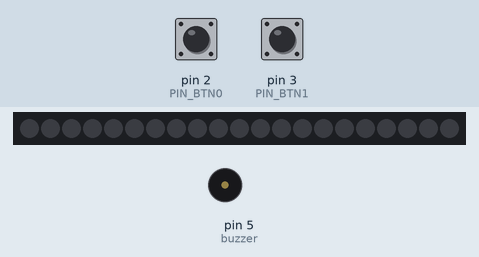
A sketch run on a simulated Arduino Uno, built with avr-gcc and run on an emulated ATmega328P. Shown: 21 RGB LEDs in strip order, left to right, buzzer (waves = sounding). The inputs (shaded band) are chosen by the test bench; at power-on: pin 2 (PIN_BTN0) HIGH, pin 3 (PIN_BTN1) HIGH. Dim RGB values are drawn brighter than linear; colours are those a GRB WS2812 strip shows for the declared byte order; no radio packets arrive unless stated; what the sketch prints to the serial monitor is not drawn.

Above: at 1.2 s.
1.3 s: pin 2 (PIN_BTN0) pulled LOW for 0.15 s
At 1.5 s:
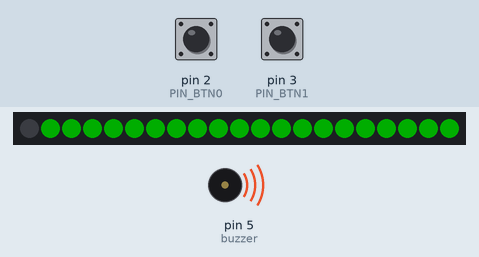
3.1 s: pin 3 (PIN_BTN1) pulled LOW for 0.15 s
At 3.7 s:
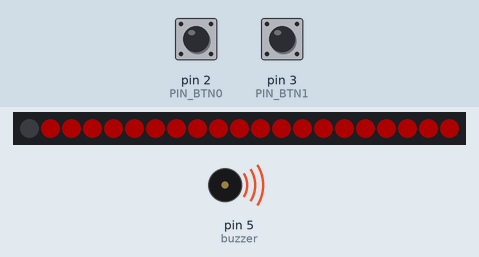
7.1 s: pin 2 (PIN_BTN0) pulsed LOW 5 times (0.12 s each, 0.3 s apart)
At 7.3 s:
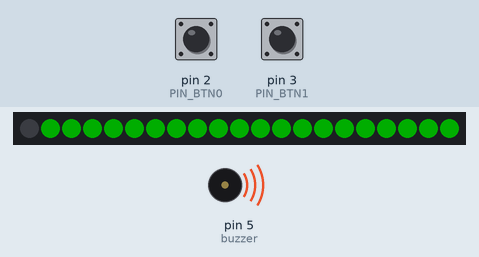
11.6 s: pin 3 (PIN_BTN1) pulsed LOW 5 times (0.12 s each, 0.3 s apart)
At 14.1 s:
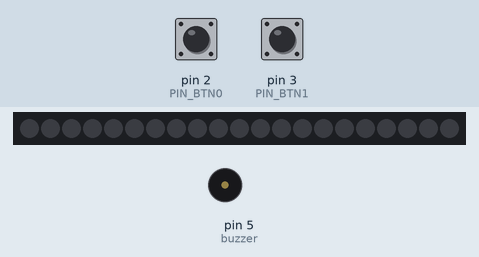
Timing chart, 0 to 15.6 s (numbered marks = the images above; inputs shaded):
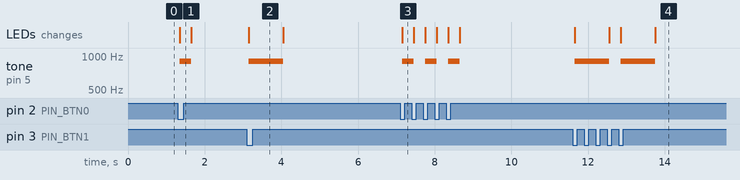

Measured:
- after the input at 1.3 s, tone on pin 5 (buzzer): silent → 900 Hz after 0.05 s, → silent 0.30 s later; the LEDs: change after 0.05 s (image 1)
- after the input at 3.1 s, tone on pin 5 (buzzer): silent → 900 Hz after 0.05 s, → silent 0.90 s later; the LEDs: change after 0.05 s (image 2)
- after the input at 7.1 s, tone on pin 5 (buzzer): alternates 900 Hz for 0.30 s and silent for 0.30 s, 6 changes in all, then stays silent, starting after 0.05 s; the LEDs: change after 0.05 s (image 3)
- after the input at 11.6 s, tone on pin 5 (buzzer): alternates 900 Hz for 0.90 s and silent for 0.30 s, 4 changes in all, then stays silent, starting after 0.05 s; the LEDs: first change after 0.05 s (image 4 shows a later state)

The sketch:

MorseEncoderDecode.ino
```cpp
/*
 * Morse Code Encoder Decoder  Version finale
 */

#include <FastLED.h>
#include <SPI.h>
#include "LoRa.h"

#define PIN_BTN0        2
#define PIN_BTN1        3

#define LED_ON          HIGH
#define LED_OFF         LOW

#define BUZZER_ON       HIGH
#define BUZZER_OFF      LOW

#define BUTTON_PRESSED  LOW
#define BUTTON_RELEASED HIGH

#define INTER_CHARACTER_SPACE 3
#define INTRA_CHARACTER_SPACE 1
#define DOT_TIME              1
#define DASH_TIME             3
#define WORD_SPACE            7
#define ASCII_TO_MORSE_SPEEDUP  3

#define LEDS_PIN        4
#define NUM_LEDS        21

#define SS 10
#define RST 8
#define DI0 6
#define BAND 865E6

unsigned long morse_code_timing_1_unit = 300; // ms
unsigned long inter_character_space_millis;

const int button_morseDot   = PIN_BTN0;
const int button_morseDash  = PIN_BTN1;
const int led_morseDot      = 12;
const int led_morseDash     = 13;
const int buzzer            = 5;

int txPower = 14; // from 0 to 20, default is 14
int spreadingFactor = 12; // from 7 to 12, default is 12
long signalBandwidth = 125E3; // 7.8E3, 10.4E3, 15.6E3, 20.8E3, 31.25E3,41.7E3,62.5E3,125E3,250E3,500e3, default is 125E3
int codingRateDenominator=5; // Numerator is 4, and denominator from 5 to 8, default is 5
int preambleLength=8; // from 2 to 20, default is 8

String morseCode[26] = {
  ".-",   // a
  "-...", // b
  "-.-.", // c
  "-..",  // d
  ".",    // e
  "..-.", // f
  "--.",  // g
  "....", // h
  "..",   // i
  ".---", // j
  "-.-",  // k
  ".-..", // l
  "--",   // m
  "-.",   // n
  "---",  // o
  ".--.", // p
  "--.-", // q
  ".-.",  // r
  "...",  // s
  "-",    // t
  "..-",  // u
  "...-", // v
  ".--",  // w
  "-..-", // x
  "-.--", // y
  "--..",  // z
  };

int ledState_morseDot;          // the current state of the output pin
int buttonState_morseDot;       // the current reading from the input pin
int lastButtonState_morseDot;   // the previous reading
int debounced_lastButtonState_morseDot;
int triggered_morseDot;

int ledState_morseDash;         // the current state of the output pin
int buttonState_morseDash;      // the current reading from the input pin
int lastButtonState_morseDash;  // the previous reading
int debounced_lastButtonState_morseDash;
int triggered_morseDash;

unsigned long lastDebounceTime_morseDot = 0;  // the last time the output pin was toggled
unsigned long lastDebounceTime_morseDash = 0; // the last time the output pin was toggled
unsigned long debounceDelay = 50;             // the debounce time; increase if the output flickers

String morse;
bool spaceCheck;
bool dataFromLoRa;
char charTriggeredByButton[20];
int charIndex;

CRGB leds[NUM_LEDS];

void setup() {
  Serial.begin(9600);
  while (!Serial);
  Serial.println("Encodeur/Decodeur de Morse utilisant LoRa Phy comme Emetteur/Recepteur");
  Serial.print("SetFrequency : ");
  Serial.print(BAND);
  Serial.println("Hz");
  Serial.print("SetSpreadingFactor : SF");
  Serial.println(spreadingFactor);

  SPI.begin();
  LoRa.setPins(SS,RST,DI0);

  if (!LoRa.begin(BAND)) {
    Serial.println("Erreur de démarrage LoRa!, la carte va cesser de fonctionner");
    while (1);
  }

  LoRa.setTxPower(txPower,1);
  LoRa.setSpreadingFactor(spreadingFactor);
  LoRa.setSignalBandwidth(signalBandwidth);
  LoRa.setCodingRate4(codingRateDenominator);
  LoRa.setPreambleLength(preambleLength);

  pinMode(button_morseDot, INPUT_PULLUP);
  pinMode(button_morseDash, INPUT_PULLUP);
  pinMode(led_morseDot, OUTPUT);
  pinMode(led_morseDash, OUTPUT);
  pinMode(buzzer, OUTPUT);

  lastButtonState_morseDot = digitalRead(button_morseDot);
  lastButtonState_morseDash = digitalRead(button_morseDash);

  FastLED.addLeds<WS2812, LEDS_PIN, RGB>(leds, NUM_LEDS);
}

void loop() {

  dotButtonHandler();
  dashButtonHandler();
  loraPacketCheck();

  if(triggered_morseDot == true){
    triggered_morseDot = false;
    morse.concat('.');
    Serial.print('.');
    turnOnLed(led_morseDot);
    turnOnBuzzer();
    if(dataFromLoRa){
      delay(morse_code_timing_1_unit * DOT_TIME / ASCII_TO_MORSE_SPEEDUP);
    } else {
      delay(morse_code_timing_1_unit * DOT_TIME);
    }
    turnOffLed(led_morseDot);
    turnOffBuzzer();
    inter_character_space_millis = millis();

  }

  if(triggered_morseDash == true){
    triggered_morseDash = false;
    morse.concat('-');
    Serial.print('-');
    turnOnLed(led_morseDash);
    turnOnBuzzer();
    if(dataFromLoRa){
      delay(morse_code_timing_1_unit * DASH_TIME / ASCII_TO_MORSE_SPEEDUP);
    } else {
      delay(morse_code_timing_1_unit * DASH_TIME);
    }
    turnOffLed(led_morseDash);
    turnOffBuzzer();
    inter_character_space_millis = millis();
  }

  unsigned long interCharacterSpace;
  if(dataFromLoRa){
    interCharacterSpace = morse_code_timing_1_unit * INTER_CHARACTER_SPACE;// / ASCII_TO_MORSE_SPEEDUP;
  } else {
    interCharacterSpace = morse_code_timing_1_unit * INTER_CHARACTER_SPACE;
  }

  if(millis() - inter_character_space_millis >= interCharacterSpace){
    if(morse != ""){
      bool exist = false;
      Serial.print(" ");
      for(int index=0; index < 26; index++){
        if(morse.equals(morseCode[index])){
          Serial.write(index+65);
          exist = true;
          spaceCheck = true;

          if(!dataFromLoRa){
            charTriggeredByButton[charIndex++] = index+65;
          }
        }
      }
      if(exist)Serial.println();
      else Serial.println("code faux!");
    }
    morse = "";
  }

  unsigned long wordSpace;
  if(dataFromLoRa){
    wordSpace = morse_code_timing_1_unit * WORD_SPACE / (ASCII_TO_MORSE_SPEEDUP*0.65);
  } else {
    wordSpace = morse_code_timing_1_unit * WORD_SPACE;
  }

  if(millis() - inter_character_space_millis >= wordSpace){
    if(spaceCheck == true){
      spaceCheck = false;
      dataFromLoRa = false;

      if(charIndex > 0){
        for(int index=0; index < charIndex; index++){
          Serial.print(" envoi:");
          Serial.println(charTriggeredByButton[index]);
          sendCharUsingLora(charTriggeredByButton[index]);
        }
        memset(charTriggeredByButton, 0, charIndex);
        charIndex = 0;
      }
      Serial.println();
    }
  }
  serialAscii2morse();
}

void dotButtonHandler(void){
  int reading_morseDot = digitalRead(button_morseDot);
  if (reading_morseDot != lastButtonState_morseDot) lastDebounceTime_morseDot = millis();

  if ((millis() - lastDebounceTime_morseDot) > debounceDelay) {
    if (reading_morseDot != buttonState_morseDot) {
      buttonState_morseDot = reading_morseDot;

      if (buttonState_morseDot == BUTTON_PRESSED && buttonState_morseDot != debounced_lastButtonState_morseDot){
        triggered_morseDot = true;
      }
      debounced_lastButtonState_morseDot = buttonState_morseDot;
    }
  }
  lastButtonState_morseDot = reading_morseDot;
}

void dashButtonHandler(void){
  int reading_morseDash = digitalRead(button_morseDash);
  if (reading_morseDash != lastButtonState_morseDash) lastDebounceTime_morseDash = millis();

  if ((millis() - lastDebounceTime_morseDash) > debounceDelay) {
    if (reading_morseDash != buttonState_morseDash) {
      buttonState_morseDash = reading_morseDash;

      if (buttonState_morseDash == BUTTON_PRESSED && buttonState_morseDash != debounced_lastButtonState_morseDot){
        triggered_morseDash = true;
      }
      debounced_lastButtonState_morseDot = buttonState_morseDash;
    }
  }
  lastButtonState_morseDash = reading_morseDash;
}

void turnOnLed(int _pin){
  //digitalWrite(_pin, LED_ON);
  if(_pin == led_morseDash) turnOnAllLeds_dash();
  else turnOnAllLeds_dot();
}

void turnOffLed(int _pin){
  //digitalWrite(_pin, LED_OFF);
  turnOffAllLeds();
}

void turnOnBuzzer(void){
  //digitalWrite(buzzer, BUZZER_ON);
  tone (buzzer, 900);
}

void turnOffBuzzer(void){
  //digitalWrite(buzzer, BUZZER_OFF);
  noTone (buzzer);
}

void serialAscii2morse(void){
  String receivedAscii = "";
  while(Serial.available() > 0){
    delay(100);
    char incomingChar = Serial.read();
    if(incomingChar == 32 || (incomingChar > 64 && incomingChar < 91) || (incomingChar > 96 && incomingChar < 123)){
      receivedAscii.concat(incomingChar);
    }
  }
  if(receivedAscii != ""){
    receivedAscii.toUpperCase();
    Serial.println(receivedAscii);
    for(int index = 0; index < receivedAscii.length(); index++){
      Serial.print(receivedAscii.charAt(index));
      Serial.print(" ");
      if(receivedAscii.charAt(index) == 32){
        Serial.println();
        delay(morse_code_timing_1_unit * WORD_SPACE / ASCII_TO_MORSE_SPEEDUP);
      } else {
        Serial.println(morseCode[receivedAscii.charAt(index)-65]);
        morseToBeep(morseCode[receivedAscii.charAt(index)-65]);
        delay(morse_code_timing_1_unit * INTER_CHARACTER_SPACE / ASCII_TO_MORSE_SPEEDUP);
      }
    }
  }
}

void morseToBeep(String _morseCode){
  for(int index = 0; index < _morseCode.length(); index++){
    if(_morseCode.charAt(index) == '.'){
      loraSendPacket(".");
      turnOnLed(led_morseDot);
      turnOnBuzzer();
      delay(morse_code_timing_1_unit * DOT_TIME / ASCII_TO_MORSE_SPEEDUP);
      turnOffLed(led_morseDot);
      turnOffBuzzer();
    } else {
      loraSendPacket("-");
      turnOnLed(led_morseDash);
      turnOnBuzzer();
      delay(morse_code_timing_1_unit * DASH_TIME / ASCII_TO_MORSE_SPEEDUP);
      turnOffLed(led_morseDash);
      turnOffBuzzer();
    }
    // last dot or dash in a word still get intra character space
    delay(morse_code_timing_1_unit * INTRA_CHARACTER_SPACE / ASCII_TO_MORSE_SPEEDUP);
  }
}

void turnOnAllLeds_dash(void){
  leds[0] = CRGB(0, 0, 0);
  for(int index=1; index < NUM_LEDS; index++){
    leds[index] = CRGB(0, 50, 0); // Green, Red, Blue
  }
  FastLED.show();
}

void turnOnAllLeds_dot(void){
  leds[0] = CRGB(0, 0, 0);
  for(int index=1; index < NUM_LEDS; index++){
    leds[index] = CRGB(50, 0, 0); // Green, Red, Blue
  }
  FastLED.show();
}

void turnOffAllLeds(void){
  leds[0] = CRGB(0, 0, 0);
  for(int index=1; index < NUM_LEDS; index++){
    leds[index] = CRGB(0, 0, 0); // Green, Red, Blue
  }
  FastLED.show();
}

void loraPacketCheck(void){
  int packetSize = LoRa.parsePacket();
  if (packetSize) {
    while (LoRa.available()) {
      char dataReceived = LoRa.read();
      if(dataReceived == '.'){
        triggered_morseDot = true;
        dataFromLoRa = true;
      } else if (dataReceived == '-'){
        triggered_morseDash = true;
        dataFromLoRa = true;
      } else{
        Serial.print(dataReceived);
      }
    }
  }
}

void loraSendPacket(String _data){
  LoRa.beginPacket();
  LoRa.print(_data);
  LoRa.endPacket();
}

void sendCharUsingLora(char _decimalValue){
  LoRa.beginPacket();
  LoRa.write(_decimalValue);
  LoRa.endPacket();
}
```
